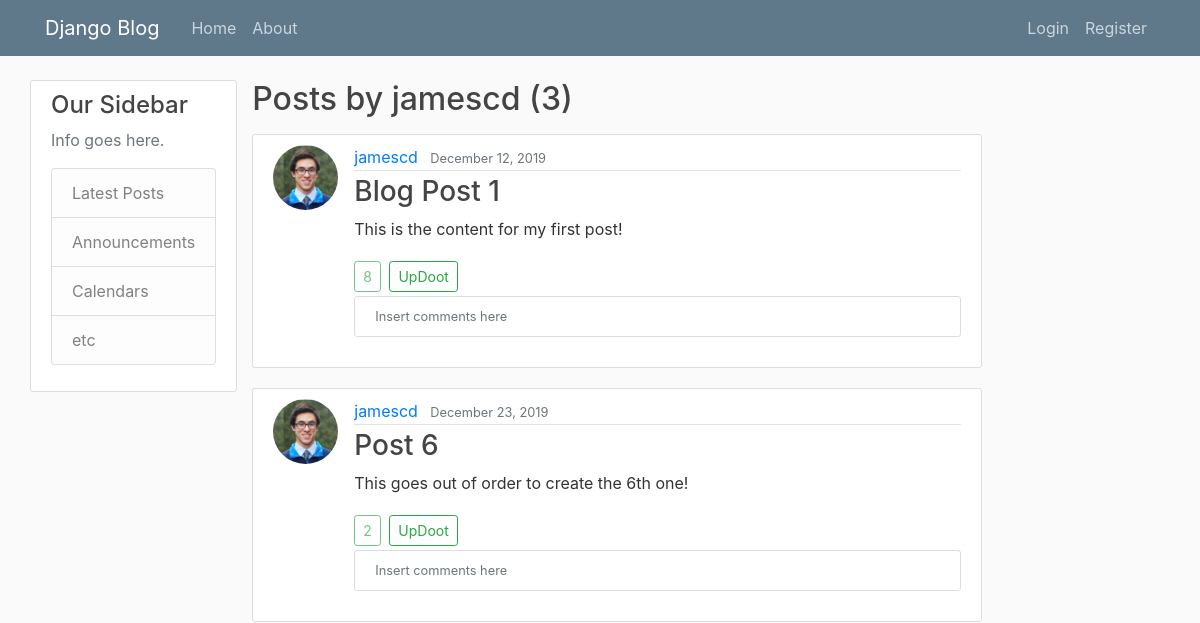
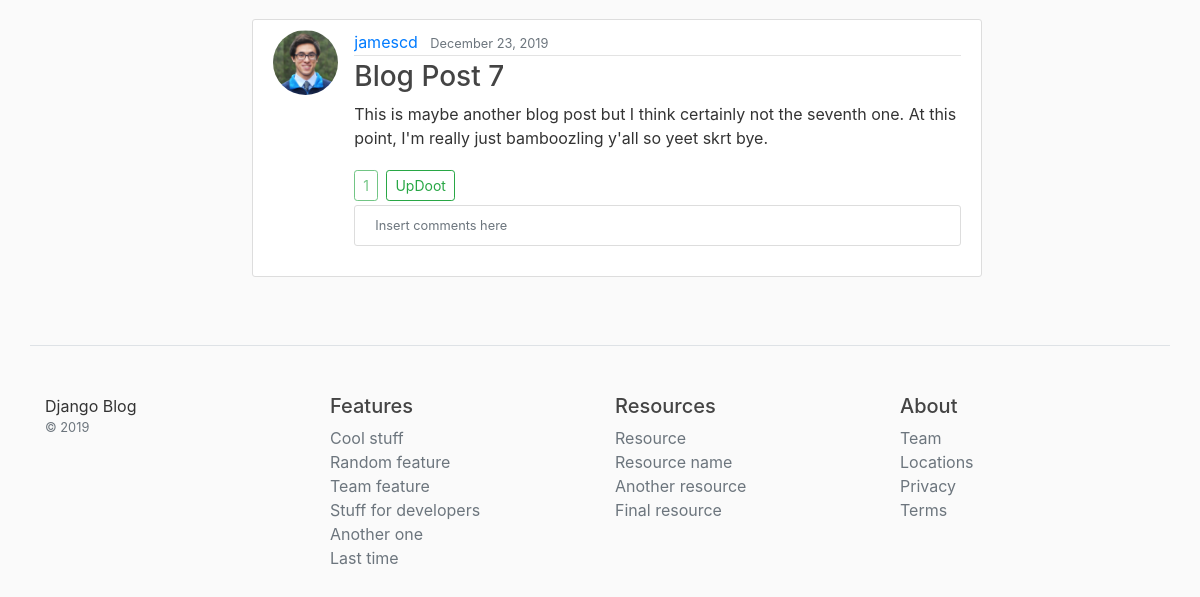
The page /user/jamescd on the database as committed earlier (2 pictures, top to bottom).
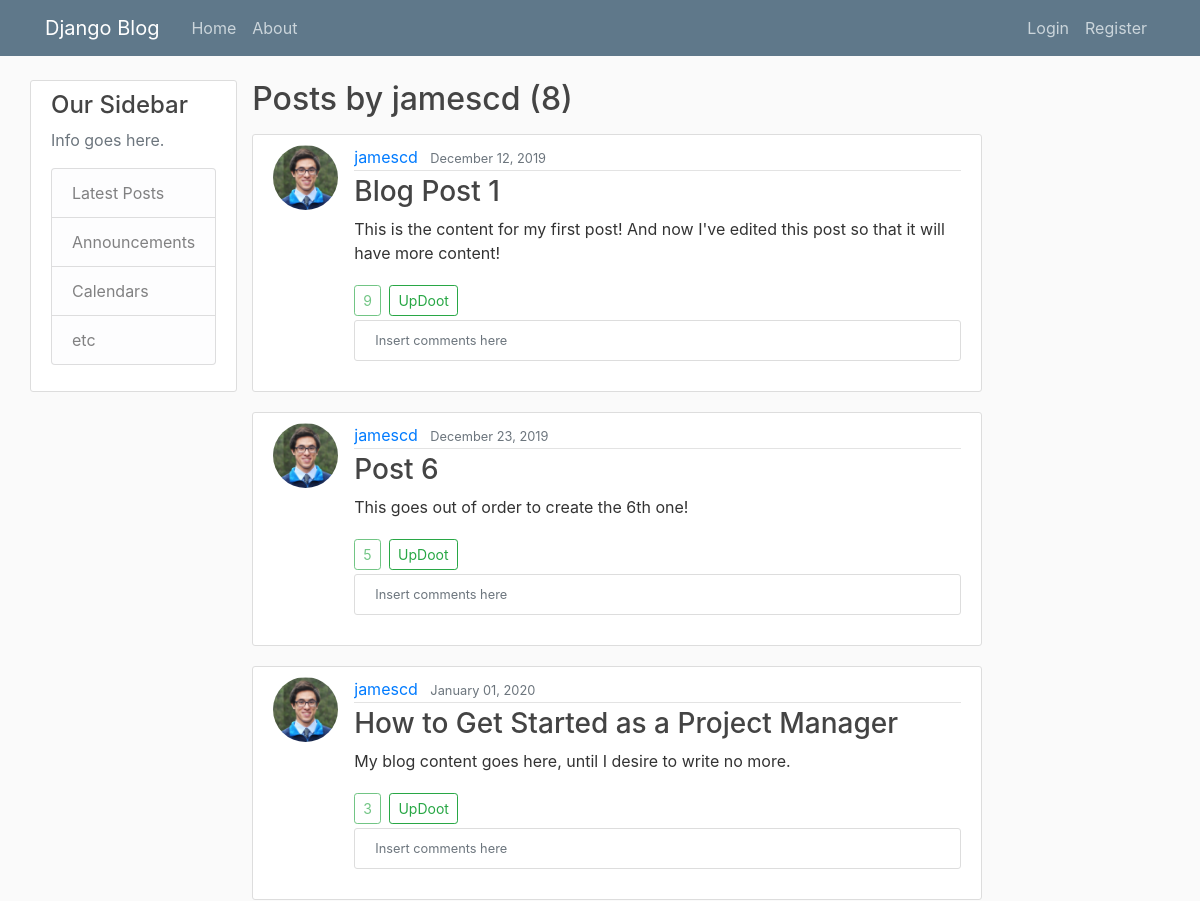
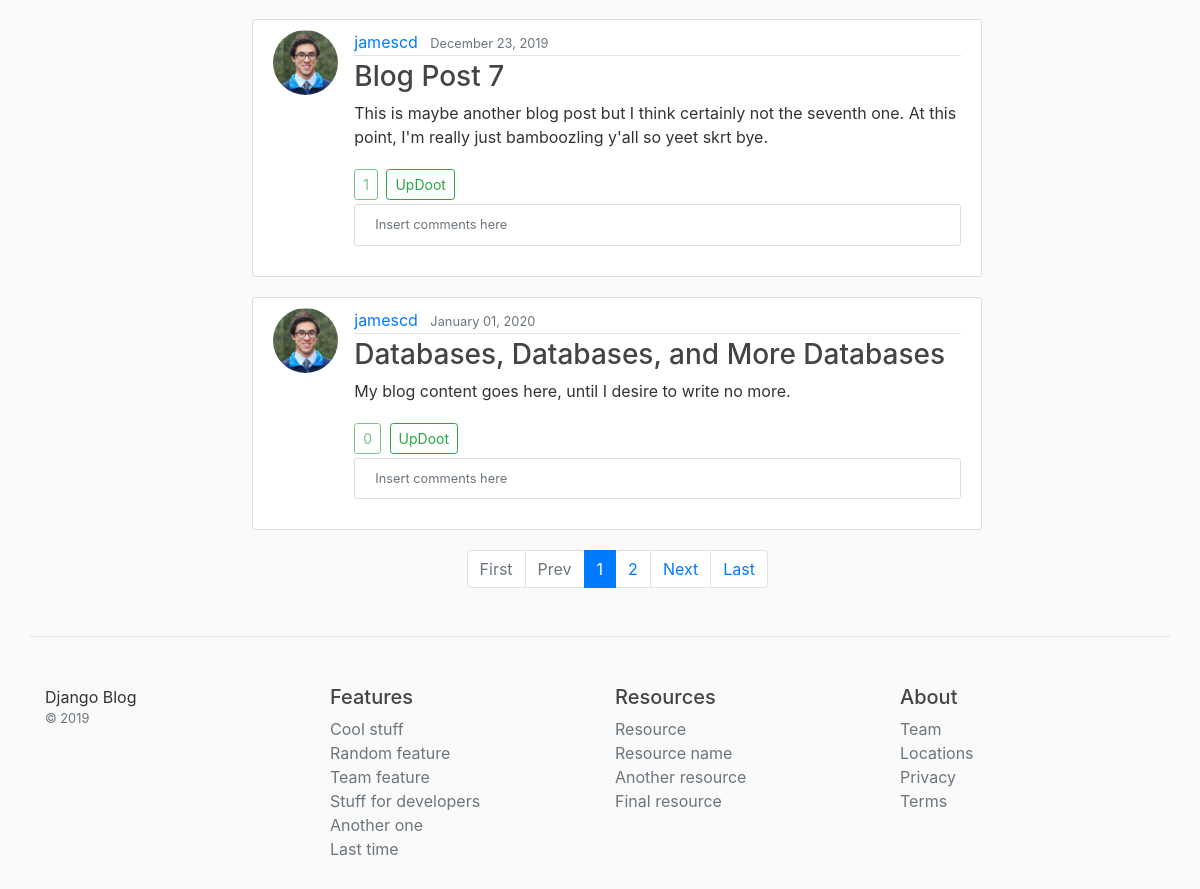
The same page on the database as committed later (2 pictures, top to bottom).
### blog/models.py (models this page shows, shortened)
class Post(models.Model):
	title = models.CharField(max_length=100)
	content = models.TextField()
	date_posted = models.DateTimeField(default=timezone.now)
	author = models.ForeignKey(User, on_delete=models.CASCADE)
	updoots = models.SmallIntegerField(default=0)

### users/models.py (models this page shows, shortened)
class Profile(models.Model):
	user = models.OneToOneField(User, on_delete=models.CASCADE)
	image = models.ImageField(default='default.jpeg', upload_to='profile-pics')
	bio = models.TextField()

### blog/views.py (the view)
# urls.py: path('user/<str:username>', UserPostListView.as_view(), name='user-posts'),
class UserPostListView(ListView):
	model = Post
	template_name = 'blog/user_posts.html' # <app>/<model>_<viewtype>.html
	context_object_name = 'posts'
	paginate_by = 5
	def get_queryset(self):
		user = get_object_or_404(User, username=self.kwargs.get('username'))
		return Post.objects.filter(author=user).order_by('-updoots', '-date_posted')

### blog/templates/blog/user_posts.html (shortened to what this page needs)
{% extends "blog/base.html" %}
{% block content %}
	<h2 class="mb-3">Posts by {{ view.kwargs.username }} ({{ page_obj.paginator.count }})</h2>
	{% for post in posts %}
		<article class="media content-section">
			<img class="rounded-circle article-img" src="{{ post.author.profile.image.url }}">
			<div class="media-body">
				<div class="article-metadata">
					<a class="mr-2" href="{% url 'user-posts' post.author.username %}">{{ post.author }}</a>
					<small class="text-muted">{{ post.date_posted|date:"F d, Y" }}</small>
				</div>
				<h3><a class="article-title" href="{% url 'post-detail' post.id %}">{{ post.title }}</a></h3>
				<p class="article-content">{{ post.content }}</p>
				<a class="btn btn-outline-success btn-sm disabled mr-1">{{ post.updoots }}</a>
				<a class="btn btn-outline-success btn-sm mt-1 mb-1" href="{% url 'post-updoot' post.id 'home' %}">UpDoot</a>
				<div class="media content-section">
					<small class="text-muted">Insert comments here</small>
				</div>
			</div>
		</article>
	{% endfor %}
	{% if is_paginated %}
		<nav class="row justify-content-center" aria-label="Blog post pages">
			<ul class="pagination">
				{% if page_obj.has_previous %}
					<li class="page-item"><a class="page-link" href="?page=1">First</a></li>
					<li class="page-item"><a class="page-link" href="?page={{ page_obj.previous_page_number }}">Prev</a></li>
				{% else %}
					<li class="page-item disabled"><a class="page-link" href="">First</a></li>
					<li class="page-item disabled"><a class="page-link" href="">Prev</a></li>
				{% endif %}
				{% for num in page_obj.paginator.page_range %}
					{% if page_obj.number == num %}
						<li class="page-item active"><a class="page-link" href="?page={{ num }}">{{ num }}</a></li>
					{% elif num > page_obj.number|add:'-3' and num < page_obj.number|add:'3' %}
						<li class="page-item"><a class="page-link" href="?page={{ num }}">{{ num }}</a></li>
					{% endif %}
				{% endfor %}
				{% if page_obj.has_next %}
					<li class="page-item"><a class="page-link" href="?page={{ page_obj.next_page_number }}">Next</a></li>
					<li class="page-item"><a class="page-link" href="?page={{ page_obj.paginator.num_pages }}">Last</a></li>
				{% else %}
					<li class="page-item disabled"><a class="page-link" href="">Next</a></li>
					<li class="page-item disabled"><a class="page-link" href="">Last</a></li>
				{% endif %}
			</ul>
		</nav>
	{% endif %}
{% endblock content %}

Rows that differ between the two databases and show on the page:
changed Post "Blog Post 1": content "This is the content for my first post!" → "This is the content for my first post! And now I've edited this post so that it will have more content!"; updoots "8" → "9"
changed Post "Post 6": updoots "2" → "5"
added Post: author.profile.image (picture), author "jamescd", date_posted "January 01, 2020", title "How to Get Started as a Project Manager", content "My blog content goes here, until I desire to write no more.", updoots "3"
added Post: author.profile.image (picture), author "jamescd", date_posted "January 01, 2020", title "Databases, Databases, and More Databases", content "My blog content goes here, until I desire to write no more.", updoots "0"
Other text that changed with them:
{{ page_obj.paginator.count }}: "3" → "8"
text now shown: "First Prev Next Last"
new list line: "1"
new list line: "2"
